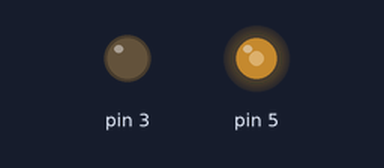
Bench run of a sketch on a simulated Arduino Uno, built with avr-gcc and run on an emulated ATmega328P. On the bench: output pins drawn as LEDs (lit = HIGH).

Above: at 0.05 s.
At 0.75 s:
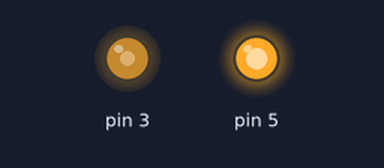
At 1.5 s:
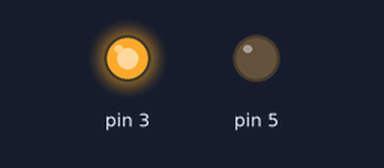
Timing chart, 0 to 3.5 s (numbered marks = the images above):
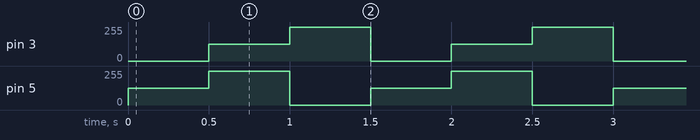

The sketch:

analogWritePWM.ino
```cpp
void setup() {
 pinMode(3, OUTPUT);
 pinMode(5,OUTPUT);

}

void loop() {
analogWrite(3, 0);
analogWrite(5, 127);
delay(500);
analogWrite(3, 127);
analogWrite(5, 255);
delay(500);
analogWrite(3, 255);
analogWrite(5, 0);
delay(500);
}
```

Measured:
- by itself, pin 3, pin 5: repeats every 1.5 s: 255/255 0.50 s, 0/255 0.50 s, 127/255 0.50 s
